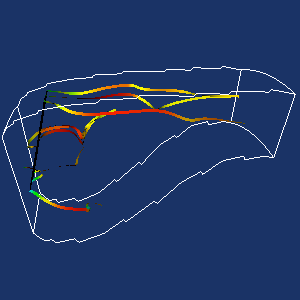

Reproduce this figure in Python.
#!/usr/bin/env python

# Demonstrate vtkStreamTracer with vtkRungeKutta4 integrator on
# PLOT3D combustor data, rendering streamlines as ribbons with
# scalar coloring.

import os

# Factory overrides
import vtkmodules.vtkInteractionStyle  # noqa: F401
import vtkmodules.vtkRenderingFreeType  # noqa: F401
import vtkmodules.vtkRenderingOpenGL2  # noqa: F401

from vtkmodules.vtkCommonDataModel import vtkDataObject
from vtkmodules.vtkCommonMath import vtkRungeKutta4
from vtkmodules.vtkFiltersCore import vtkStructuredGridOutlineFilter
from vtkmodules.vtkFiltersFlowPaths import vtkStreamTracer
from vtkmodules.vtkFiltersModeling import vtkRibbonFilter
from vtkmodules.vtkFiltersSources import vtkPlaneSource
from vtkmodules.vtkIOParallel import vtkMultiBlockPLOT3DReader
from vtkmodules.vtkRenderingCore import (
    vtkActor,
    vtkPolyDataMapper,
    vtkRenderWindow,
    vtkRenderWindowInteractor,
    vtkRenderer,
)

data_dir = os.environ.get("VPE_DATA_DIR", os.path.dirname(os.path.abspath(__file__)))

resolution = 2

# Read PLOT3D data
plot3d_reader = vtkMultiBlockPLOT3DReader()
plot3d_reader.SetXYZFileName(os.path.join(data_dir, "combxyz.bin"))
plot3d_reader.SetQFileName(os.path.join(data_dir, "combq.bin"))
plot3d_reader.SetScalarFunctionNumber(100)
plot3d_reader.SetVectorFunctionNumber(202)
plot3d_reader.Update()
output = plot3d_reader.GetOutput().GetBlock(0)

# Seed plane
seed_plane = vtkPlaneSource()
seed_plane.SetXResolution(resolution)
seed_plane.SetYResolution(resolution)
seed_plane.SetOrigin(2, -2, 26)
seed_plane.SetPoint1(2, 2, 26)
seed_plane.SetPoint2(2, -2, 32)
seed_plane.Update()

seed_plane_mapper = vtkPolyDataMapper()
seed_plane_mapper.SetInputConnection(seed_plane.GetOutputPort())

seed_plane_actor = vtkActor()
seed_plane_actor.SetMapper(seed_plane_mapper)
seed_plane_actor.GetProperty().SetRepresentationToWireframe()

# Stream tracer
rk4 = vtkRungeKutta4()
streamer = vtkStreamTracer()
streamer.SetInputData(output)
streamer.SetSourceData(seed_plane.GetOutput())
streamer.SetMaximumPropagation(100)
streamer.SetInitialIntegrationStep(0.2)
streamer.SetIntegrationDirectionToForward()
streamer.SetComputeVorticity(1)
streamer.SetIntegrator(rk4)
streamer.Update()

# Ribbon filter
ribbon_filter = vtkRibbonFilter()
ribbon_filter.SetInputConnection(streamer.GetOutputPort())
ribbon_filter.SetInputArrayToProcess(
    1, 0, 0, vtkDataObject.FIELD_ASSOCIATION_POINTS, "Normals")
ribbon_filter.SetWidth(0.1)
ribbon_filter.SetWidthFactor(5)

stream_mapper = vtkPolyDataMapper()
stream_mapper.SetInputConnection(ribbon_filter.GetOutputPort())
stream_mapper.SetScalarRange(output.GetScalarRange())

streamline = vtkActor()
streamline.SetMapper(stream_mapper)

# Outline
outline = vtkStructuredGridOutlineFilter()
outline.SetInputData(output)

outline_mapper = vtkPolyDataMapper()
outline_mapper.SetInputConnection(outline.GetOutputPort())

outline_actor = vtkActor()
outline_actor.SetMapper(outline_mapper)

# Renderer
renderer = vtkRenderer()
renderer.AddActor(seed_plane_actor)
renderer.AddActor(outline_actor)
renderer.AddActor(streamline)
renderer.SetBackground(0.1, 0.2, 0.4)

# Window
render_window = vtkRenderWindow()
render_window.AddRenderer(renderer)
render_window.SetSize(300, 300)
render_window.SetWindowName("threaded stream tracer")

# Interactor
interactor = vtkRenderWindowInteractor()
interactor.SetRenderWindow(render_window)

# Scene
camera = renderer.GetActiveCamera()
camera.SetClippingRange(3.95297, 50)
camera.SetFocalPoint(9.71821, 0.458166, 29.3999)
camera.SetPosition(2.7439, -37.3196, 38.7167)
camera.SetViewUp(-0.16123, 0.264271, 0.950876)

interactor.Initialize()
interactor.Start()
